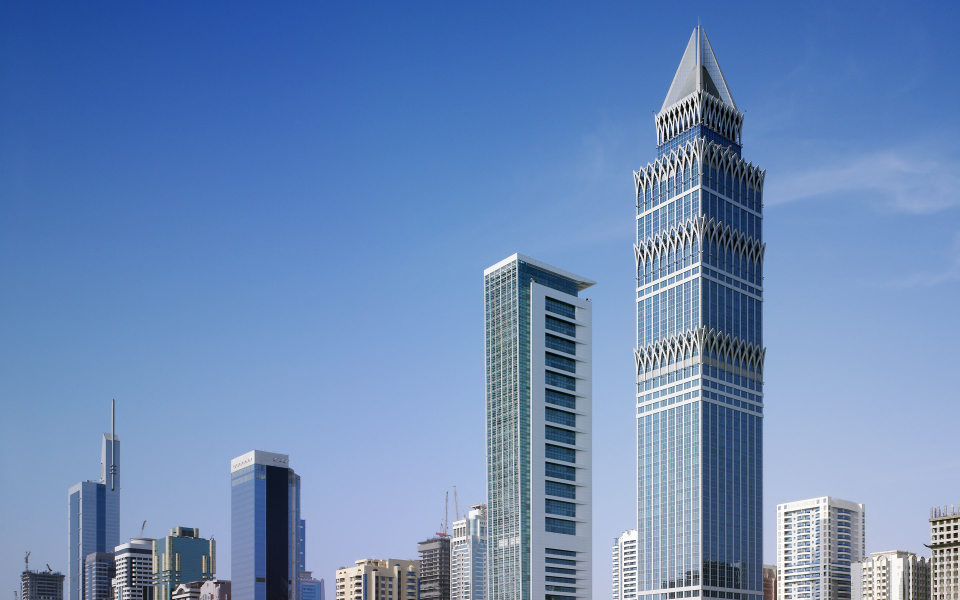
#> input picture data/R-C.jpg, 1920 x 1200 px (shown at 1/2 size)
$ jupyter execute 'ex014_特征检测应用_单应性矩阵_图像查找.ipynb'
#> lines starting #> are read from the running program, lines starting #| are printed output that depends on the picture; long printed decimals are rounded
[cell 1]
import cv2
import numpy as np

[cell 2]
# 图像查找,在train_img(大图)中查找query(某个物体的图片,小图)

[cell 3]
'''
关于图像变换矩阵的一些api
estimateRigidTransform()：计算多个二维点对或者图像之间的最优仿射变换矩阵 （2行x3列），H可以是部分自由度，比如各向一致的切变。

getAffineTransform()：计算3个二维点对之间的仿射变换矩阵H（2行x3列），自由度为6.

warpAffine()：对输入图像进行仿射变换

findHomography： 计算多个二维点对之间的最优单映射变换矩阵 H（3行x3列） ，使用最小均方误差或者RANSAC方法 。

getPerspectiveTransform()：计算4个二维点对之间的透射变换矩阵 H（3行x3列）

warpPerspective()： 对输入图像进行透射变换

perspectiveTransform()：对二维或者三维矢量进行透射变换，也就是对输入二维坐标点或者三维坐标点进行投射变换。

estimateAffine3D：计算多个三维点对之间的最优三维仿射变换矩阵H （3行x4列）

transform()：对输入的N维矢量进行变换，可用于进行仿射变换、图像色彩变换.

findFundamentalMat：计算多个点对之间的基矩阵H。
'''
pass

[cell 4]
# 计算单应性矩阵的api findHomography 详细说明

# findHomography(srcPoints, dstPoints
#               [, method[, ransacReprojThreshold[, mask[, maxIters[, confidence]]]]]) -> retval, mask

# method 0 -使用所有点的常规方法
#        RANSAC random sample consensus 随机抽样一致性(常用)
#        LMEDS 最小中值鲁棒用法
#        ...

# ransacReprojThreshold 将点对视为内点的最大允许重投影错误阈值(单位是像素 一般1-10 常用5) 适用于 RANSAC 和 RHO方法

# mask 输出掩码矩阵 通常由 RANSAC 或者 LMEDS 设置, 注意 输入没有设置仅针对输出

# maxIters  RANSAC 迭代次数 默认2000
# confidence 置信度阈值(0-1)

[cell 5]
# 读取两张示例用的图片,并对要查找的img做一些变形处理
train_img = cv2.imread('../data/R-C.jpg')
#> train_img is the input picture: shape (1200, 1920, 3); mean B, G, R 183.4, 137.4, 106.9
train_img = cv2.resize(train_img,None,fx =0.5,fy=0.5)
#> train_img: shape (600, 960, 3)
train_img_gray = cv2.cvtColor(train_img,cv2.COLOR_BGR2GRAY)
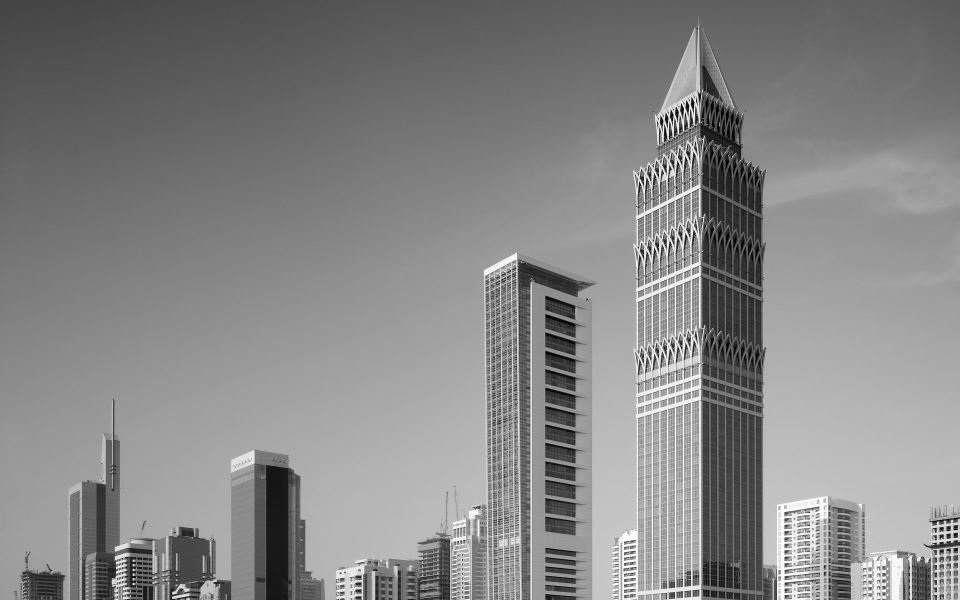
#> train_img_gray: shape (600, 960); min 0, max 255, mean 133.6

querry_img = cv2.imread('../data/R-C-3.png')
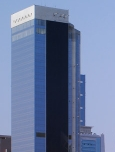
#> input picture data/R-C-3.png, 115 x 152 px
#> querry_img is the input picture: shape (152, 115, 3); mean B, G, R 159.9, 124.1, 108
querry_img_gray = cv2.cvtColor(querry_img,cv2.COLOR_BGR2GRAY)
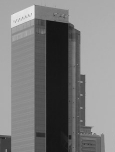
#> querry_img_gray: shape (152, 115); min 16, max 236, mean 123.4

[cell 6]
# 对大图进行透视变换

# 获取变换矩阵 getPerspectiveTransform(src, dst[, solveMethod]) -> retval
src = np.float32([[0,0],[960,0],[0,600],[960,600]])
dst = np.float32([[50,50],[960,0],[0,600],[910,500]])
M = cv2.getPerspectiveTransform(src,dst)
print(M)

# 应用透视变换
train_img_gray = cv2.warpPerspective(train_img_gray,M,(960,600))
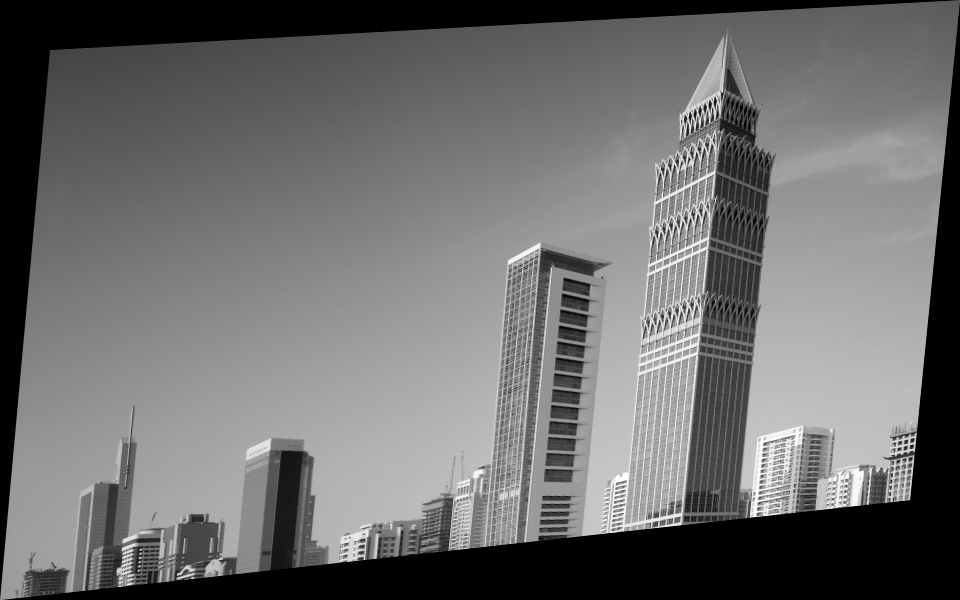
#> train_img_gray: shape (600, 960); min 0, max 254, mean 109.3
train_img =  cv2.warpPerspective(train_img,M,(960,600))

# 现在两张图像如下
outImg =cv2.drawMatches(querry_img,None,train_img,None,None,None)
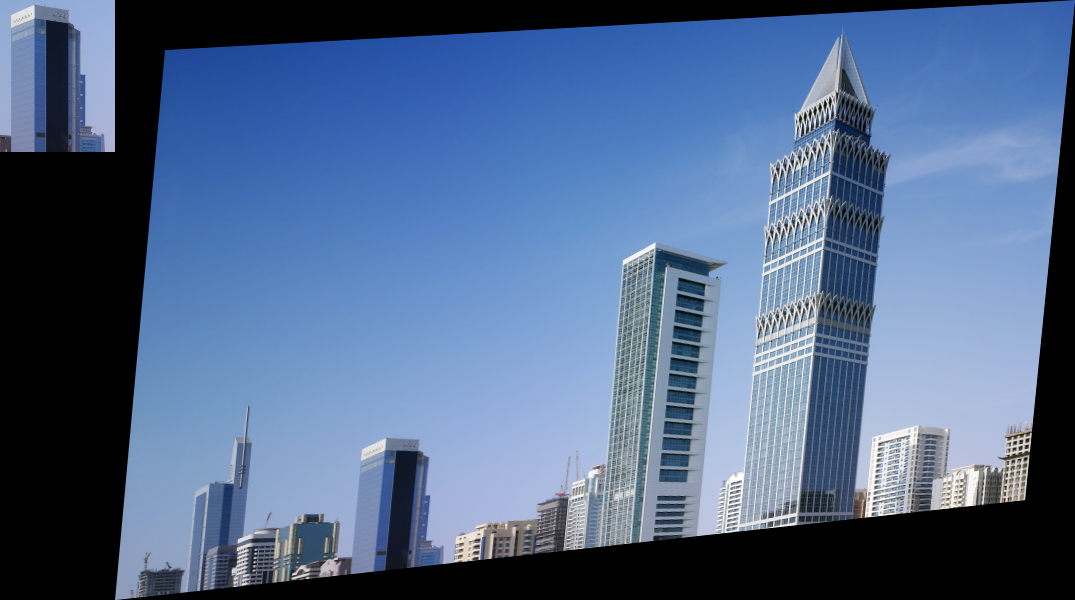
#> outImg: shape (600, 1075, 3); mean B, G, R 139.2, 103.9, 80.8
cv2.imshow('img',outImg)
cv2.waitKey(0)
cv2.destroyAllWindows()

[cell 7]
# 创建检测特征对象
sift = cv2.xfeatures2d.SIFT_create()

# 检测特征
train_kp,train_des = sift.detectAndCompute(train_img_gray,None)
#> train_kp = 2143 keypoints; strongest (x, y, size): (911, 447, 2.4), (900, 443, 2.3), (906, 442, 2.4), (912, 440, 2.3)
querry_kp,querry_des = sift.detectAndCompute(querry_img_gray,None)
#> querry_kp = 61 keypoints; strongest (x, y, size): (56, 41, 30.3), (27, 14, 11.3), (33, 17, 3), (87, 124, 2.8)

# 进行匹配
bf = cv2.BFMatcher(cv2.NORM_L1,False)
matches = bf.match(querry_des,train_des)
#> matches = 61 matches
outImg =cv2.drawMatches(querry_img,querry_kp,train_img,train_kp,matches,None)
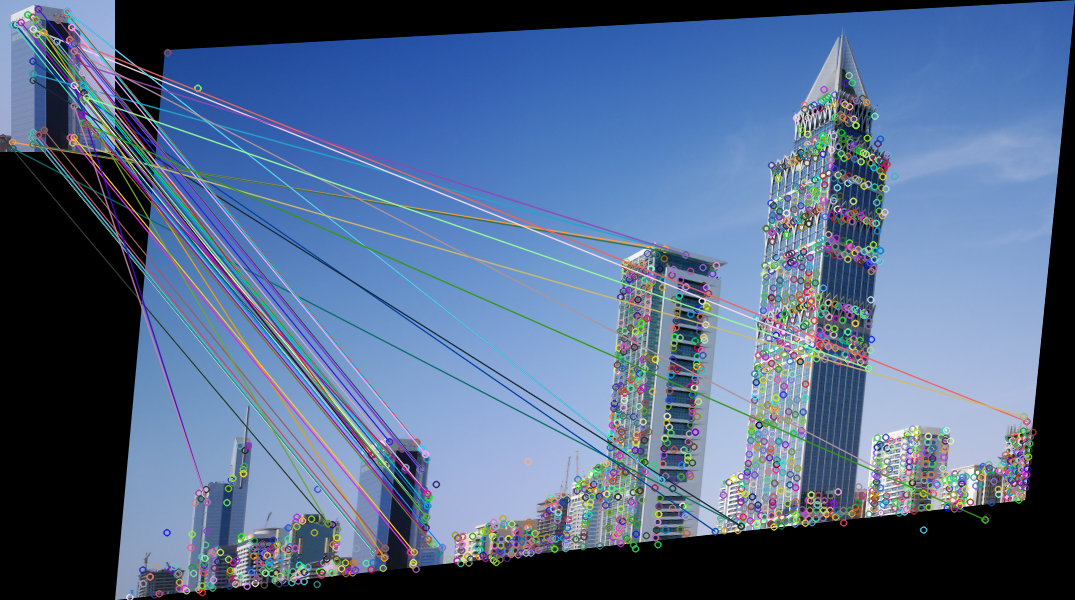
#> outImg: shape (600, 1075, 3); mean B, G, R 136.9, 104.3, 83.1
cv2.imshow('img',outImg)
cv2.waitKey(0)
cv2.destroyAllWindows()

[cell 8]
# 选择匹配距离前50%的
distance_list = [m.distance for m in matches]
#> distance_list = 61 values, max 1916 at index 19, min 116 at index 49, mean 855.1
idx = np.argsort(np.array(distance_list))
#> idx = 61 values, max 60 at index 10, min 0 at index 59, mean 30
good_idx = idx[0:int(0.5*len(distance_list))]
#> good_idx = 30 values, max 60 at index 10, min 3 at index 22, mean 30.27
# print(good_idx)
good_matches = []
for i in good_idx:
    good_matches.append(matches[i])
#> this loop made 30 passes
#> i on passes 1 to 12: 49, 34, 48, 28, 53, 25, 33, 52, 22, 36, 60, 41
#> after the loop, good_matches = 30 matches

outImg =cv2.drawMatches(querry_img,querry_kp,train_img,train_kp,good_matches,None)
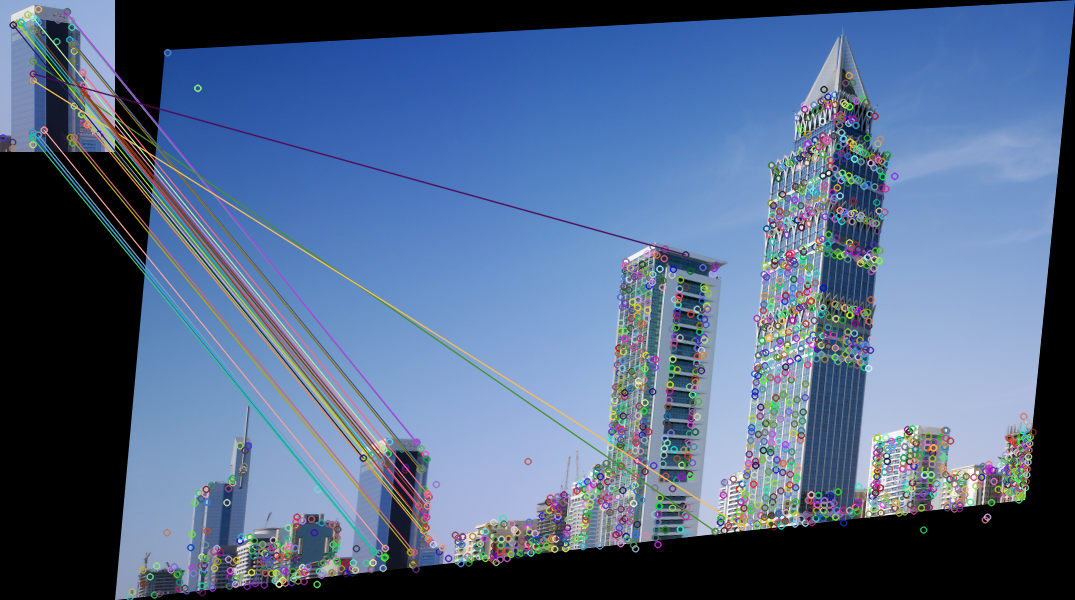
#> outImg: shape (600, 1075, 3); mean B, G, R 136.5, 104.1, 82.7
cv2.imshow('img',outImg)
cv2.waitKey(0)
cv2.destroyAllWindows()
# 可以看到,有些错误,但主体是正确的

[cell 9]
# 计算单应性矩阵最少要求4个点(透射变换矩阵相当于是特例正好4个点)
if len(good_matches)>=4:
    train_point = np.float32([train_kp[m.trainIdx].pt for m in good_matches]).reshape(-1,1,2)
#> train_point = 30 rows, first 8: [310.4, 507.5], [305.6, 448.2], [308.1, 530], [301.2, 441.9], [311.1, 516.8], [269.8, 548], [295.1, 551.8], [312.1, 505.5]
    querry_point = np.float32([querry_kp[m.queryIdx].pt for m in good_matches]).reshape(-1,1,2)
#> querry_point = 30 rows, first 8: [81.41, 88.2], [70.93, 20.12], [81.28, 113.9], [65.86, 12.2], [83.06, 98.22], [43.69, 129.6], [70.06, 137], [83.05, 85.14]

    # 根据匹配的点计算单应性矩阵
    H,_= cv2.findHomography(querry_point,train_point,cv2.RANSAC,5)
#> H = [[0.961, -0.0617, 237.4], [-0.134, 0.921, 437.2], [-8.64e-05, 7.48e-05, 1]]
    '''
    findHomography(srcPoints, dstPoints
    [, method[, ransacReprojThreshold[, mask[, maxIters[, confidence]]]]]) -> retval, mask
    '''
    print(H)
#| [[ 9.60664561e-01 -6.16988923e-02  2.37441481e+02]
#|  [-1.33697810e-01  9.20564273e-01  4.37163735e+02]
#|  [-8.64416777e-05  7.47786662e-05  1.00000000e+00]]
    # 通过单应性矩阵计算小图上的点在大图上的位置,这里用的就是小图的4个边界点
    h,w,_ = querry_img.shape
#> h = 152; w = 115
    p = np.float32([[[0,0],[0,h-1],[w-1,h-1],[w-1,0]]]) # 小图的四个边界点(左上,左下,右下,右上) 1*n*2 格式
#> p = [[0, 0], [0, 151], [114, 151], [114, 0]]
    print(p.shape) # (1, 4, 2)
#| (1, 4, 2)
    #cv2.warpPerspective 注意不是使用这个接口,这个接口是用来对图像进行变换,需要的是变换后的坐标
    new_p = cv2.perspectiveTransform(p,H)
#> new_p = [[237.4, 437.2], [225.6, 569.7], [337.2, 560.1], [350.4, 426.1]]
    print(new_p,'\n',new_p.shape) #  (1, 4, 2)
#| [[[237.441 437.164]
#|   [225.578 569.7357 ]
#|   [337.156 560.1224 ]
#|   [350.4103  426.121]]]
#|  (1, 4, 2)

    # 在大图中train_img 把这四个点的多边形绘制出来
    cv2.polylines(train_img,[np.int64(new_p)],isClosed=True,color = (0,0,255),thickness=2)
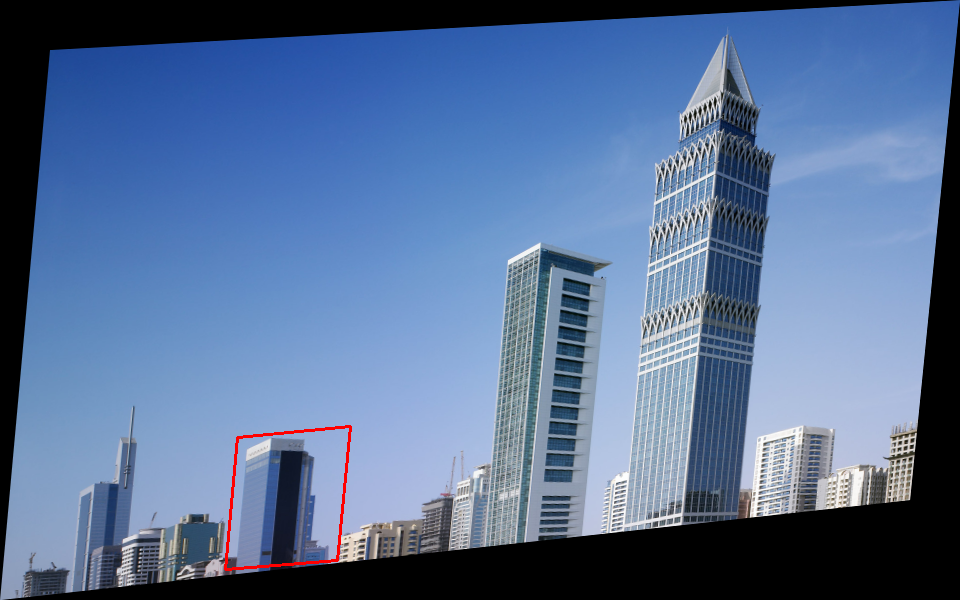
#> train_img: shape (600, 960, 3); mean B, G, R 150.5, 112.2, 87.5
#     cv2.imshow('ex',train_img)
#     cv2.waitKey(0)
#     cv2.destroyAllWindows()
    outImg =cv2.drawMatches(querry_img,querry_kp,train_img,train_kp,good_matches,None)
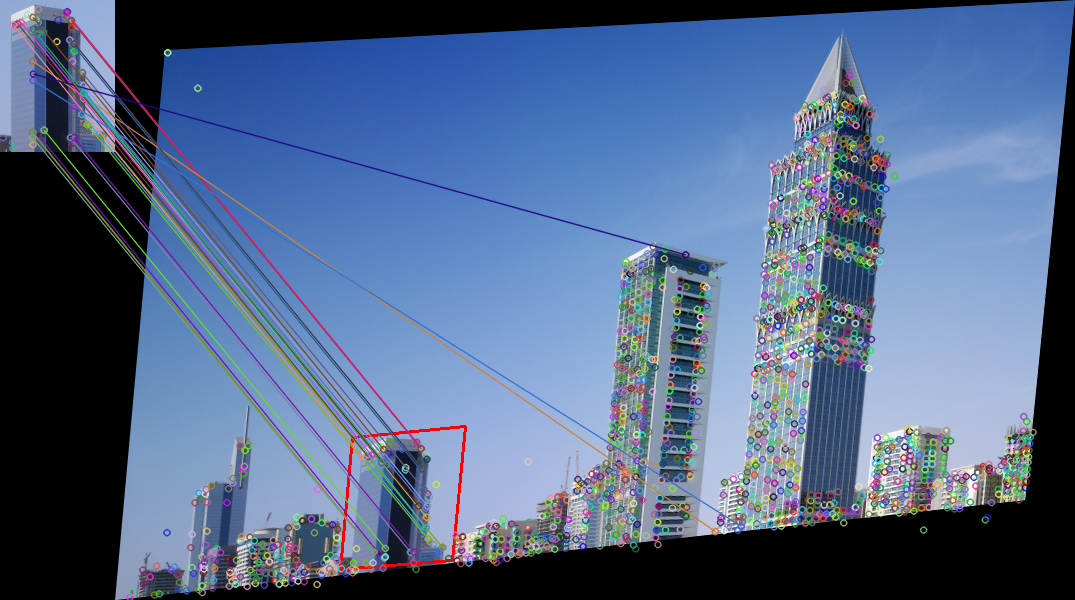
#> outImg: shape (600, 1075, 3); mean B, G, R 136.7, 103.2, 82.1
    cv2.imshow('img',outImg)
    cv2.waitKey(0)
    cv2.destroyAllWindows()

else:
    print('没有足够的特征点匹配关系')
